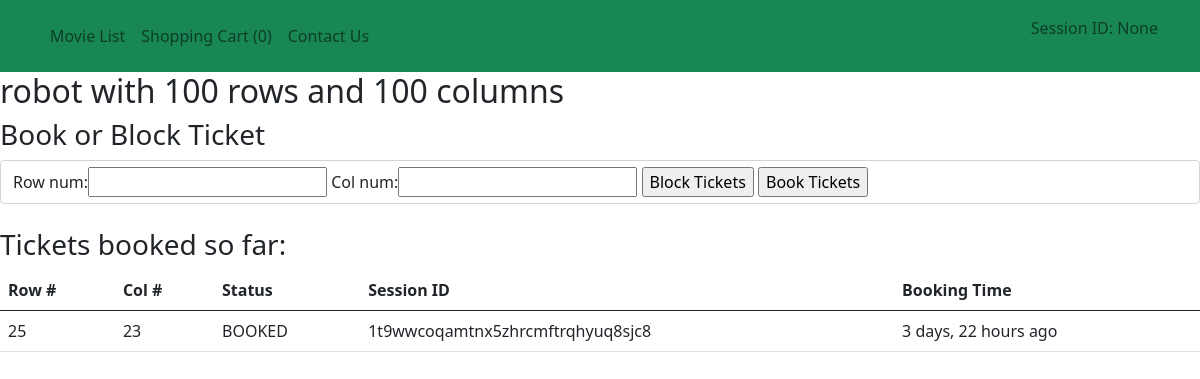
The page /movie/1/ on the database its author committed.
### movies/models.py (models this page shows)
class Movie(models.Model):
    created_at = models.DateTimeField(auto_now_add=True, db_index=True)
    updated_at = models.DateTimeField(auto_now=True)
    name = models.CharField(max_length=200, verbose_name='Movie name', null=False, blank=False)
    rows = models.PositiveSmallIntegerField(default=100, verbose_name="Number of rows")
    columns = models.PositiveSmallIntegerField(default=100, verbose_name="Number of columns")

class Tickets(models.Model):
    created_at = models.DateTimeField(auto_now_add=True, db_index=True)
    updated_at = models.DateTimeField(auto_now=True)
    row_num = models.PositiveSmallIntegerField(null=False, blank=False)
    col_num = models.PositiveSmallIntegerField(null=False, blank=False)
    movie = models.ForeignKey(Movie, null=False, on_delete= models.CASCADE)
    status = models.IntegerField(choices=TICKET_STATUS_CHOICES, default=1)
    session = models.CharField(blank=False, null=False, max_length=200)
    class Meta:
        unique_together = ('movie', 'row_num', 'col_num')

### movies/views.py (the view)
# urls.py: url(r'^movie/(?P<movie_id>\d+)/$', views.movie_detail, name="movie"),
def movie_detail(request, movie_id=None):
    try:
        movie = Movie.objects.get(pk=movie_id)
        tickets_booked = Tickets.objects.filter(movie=movie)
        context = {
            'movie': movie,
            'tickets_booked': tickets_booked,
            'ticket_form': TicketsForm(),
            'cart': request.session.get('cart', [])
        }
        return render(request, "movie.html", context)
    except Movie.DoesNotExist:
        return HttpResponseNotFound('<h1>This movie does not exist</h1>')

### movies/models.py
class TicketsForm(ModelForm):
    class Meta:
        model = Tickets
        fields = ['row_num', 'col_num',]

### movies/templates/movie.html (shortened to what this page needs)
{% extends "base.html" %}
{% load static %}
{% block content %}
<h2>{{movie.name}} with {{movie.rows}} rows and {{movie.columns}} columns</h2>
<h3>Book or Block Ticket</h3>
<form action="/book_ticket/{{movie.pk}}/" method="post" class="form-control">
    {{ ticket_form }}
    <input type="submit" name="block_tix" value="Block Tickets" />
    <input type="submit" name="book_tix" value="Book Tickets" />
</form>
<br/>
<h3>Tickets booked so far:</h3>
<table class="table">
<thead>
<tr>
    <th>Row #</th>
    <th>Col #</th>
    <th>Status</th>
    <th>Session ID</th>
    <th>Booking Time</th>
</tr>
</thead>
<tbody>
{% for ticket in tickets_booked %}
    <tr>
        <td>{{ ticket.row_num }} </td>
        <td>{{ ticket.col_num }} </td>
        <td>{% if ticket.status == 1 %}AVAILABLE{% elif ticket.status == 2 %}BLOCKED{% else %}BOOKED{% endif %}</td>
        <td>{{ ticket.session }}</td>
        <td>{{ ticket.created_at|timesince }} ago</td>
    </tr>
{% endfor %}
</tbody>
</table>
{% endblock %}

### rows shown on the page
Movie: name "robot", rows "100", columns "100"
Tickets: row_num "25", col_num "23", status "BOOKED", session "1t9wwcoqamtnx5zhrcmftrqhyuq8sjc8", created_at "3 days, 22 hours"

### other values the page prints
{{ cart|length }} "0"
{{ request.session.session_key }} "None"
